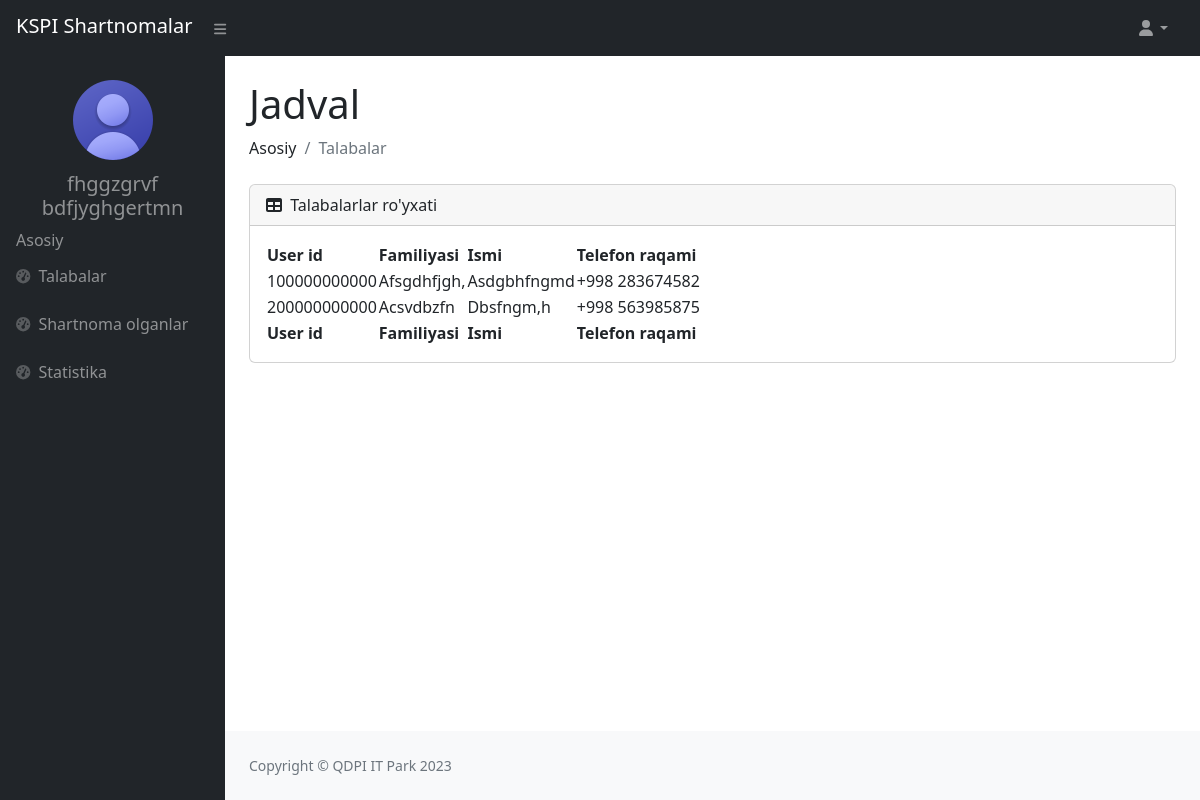
Screenshot of /dekanat_talaba/ (signed in) with the database file from the repository.
### users/models.py (models this page shows)
class User(AbstractUser):
    sharif = models.CharField(max_length=100)
    t_yil = models.CharField(max_length=100, blank=True)
    t_nomer = models.CharField(max_length=200)
    k_yil = models.CharField(max_length=200, blank=True)
    gender = models.CharField(max_length=100, blank=True)
    talim_turi = models.CharField(max_length=100, blank=True)
    fakultet = models.CharField(max_length=100, blank=True)
    yonalish = models.CharField(max_length=100, blank=True)
    kurs = models.CharField(max_length=10, blank=True)
    guruh = models.CharField(max_length=100, blank=True)
    viloyat = models.CharField(max_length=100)
    tuman = models.CharField(max_length=100)
    mfy = models.CharField(max_length=100, blank=True)
    kocha_uy = models.CharField(max_length=100)
    lavozim = models.CharField(max_length=100, blank=True)
    dekanat_fakultet = models.CharField(max_length=100, blank=True)
    dekanat_kafedra = models.CharField(max_length=100, blank=True)
    parol = models.CharField(max_length=100)

### users/views.py (the view)
# urls.py: path('dekanat_talaba/', dekanat_talaba, name='dekanat_talaba'),
@csrf_exempt
def dekanat_talaba(request):
    fakultet = request.user.dekanat_fakultet
    talaba = User.objects.filter(fakultet=fakultet)
    contex = {
        'talaba':talaba,
    }
    return render(request, 'adminlar/dekanat/talaba.html', contex)

### templates/adminlar/dekanat/talaba.html (shortened to what this page needs)
{% load static %}
<!DOCTYPE html>
<html lang="en">
<head>
    <link href="https://cdn.jsdelivr.net/npm/simple-datatables@7.1.2/dist/style.min.css" rel="stylesheet"/>
    <link rel="stylesheet" href="{% static '/superadmin/css/styles.css' %}">
</head>
<body class="sb-nav-fixed">
    {% if user.is_authenticated %}
    <nav class="sb-topnav navbar navbar-expand navbar-dark bg-dark d-flex justify-content-between">
        <div>
            <a class="navbar-brand ps-3" href="{% url 'home' %}">KSPI Shartnomalar</a>
            <button class="btn btn-link btn-sm order-1 order-lg-0 me-4 me-lg-0 mx-2" id="sidebarToggle" href="#!"><i class="fas fa-bars"></i></button>
        </div>
        <ul class="navbar-nav ms-auto ms-md-0 me-3 me-lg-4">
            <li class="nav-item dropdown">
                <a class="nav-link dropdown-toggle" id="navbarDropdown" href="#" role="button" data-bs-toggle="dropdown" aria-expanded="false"><i class="fas fa-user fa-fw"></i></a>
            </li>
        </ul>
    </nav>
    <div id="layoutSidenav">
        <div id="layoutSidenav_nav">
            <nav class="sb-sidenav accordion sb-sidenav-dark" id="sidenavAccordion">
                <div class="sb-sidenav-menu">
                    <div class="info text-center mt-3 px-2">
                        <img class="rounded-circle mx-auto d-block img-fluid" src="{% static '/superadmin/img/account.png' %}" alt="Admin picture">
                        <h5 class="mt-1">{{user.last_name}} {{user.first_name}}</h5>
                    </div>
                    <div class="nav">
                        <div class="px-3">Asosiy</div>
                        <a class="nav-link" href="{% url 'dekanat_talaba' %}">
                            <div class="sb-nav-link-icon"><i class="fas fa-tachometer-alt"></i></div>
                            Talabalar
                        </a>
                        <a class="nav-link" href="{% url 'dekanat_shartnoma_olgan' %}">
                            <div class="sb-nav-link-icon"><i class="fas fa-tachometer-alt"></i></div>
                            Shartnoma olganlar
                        </a>
                        <a class="nav-link" href="">
                            <div class="sb-nav-link-icon"><i class="fas fa-tachometer-alt"></i></div>
                            Statistika
                        </a>
                    </div>
                </div>
            </nav>
        </div>
        <div id="layoutSidenav_content">
            <main>
                <div class="container-fluid px-4">
                    <h1 class="mt-4">Jadval</h1>
                    <ol class="breadcrumb mb-4">
                        <li class="breadcrumb-item">Asosiy</li>
                        <li class="breadcrumb-item active">Talabalar</li>
                    </ol>
                    <div class="card mb-4">
                        <div class="card-header d-flex align-items-center justify-content-between">
                            <div>
                                <i class="fas fa-table me-1"></i>
                                Talabalarlar ro'yxati
                            </div>
                        </div>
                        <div class="card-body">
                            <table id="datatablesSimple">
                                <thead>
                                    <tr>
                                        <th>User id</th>
                                        <th>Familiyasi</th>
                                        <th>Ismi</th>
                                        <th>Telefon raqami</th>
                                    </tr>
                                </thead>
                                <tfoot>
                                    <tr>
                                        <th>User id</th>
                                        <th>Familiyasi</th>
                                        <th>Ismi</th>
                                        <th>Telefon raqami</th>
                                    </tr>
                                </tfoot>
                                {% for t in talaba %}
                                    <tbody>
                                        <tr>
                                            <td>{{t.username}}</td>
                                            <td>{{t.first_name}}</td>
                                            <td>{{t.last_name}}</td>
                                            <td>{{t.t_nomer}}</td>
                                        </tr>
                                    </tbody>
                                {% endfor %}
                            </table>
                        </div>
                    </div>
                </div>
            </main>
            <footer class="py-4 bg-light mt-auto">
                <div class="container-fluid px-4">
                    <div class="d-flex align-items-center justify-content-between small">
                        <div class="text-muted">Copyright &copy; QDPI IT Park 2023</div>
                    </div>
                </div>
            </footer>
        </div>
    </div>
    {% endif %}
</body>
</html>

### rows the page displays
User: last_name "fhggzgrvf", first_name "bdfjyghgertmn"
User: username "100000000000", first_name "Afsgdhfjgh,", last_name "Asdgbhfngmd", t_nomer "+998 283674582"
User: username "200000000000", first_name "Acsvdbzfn", last_name "Dbsfngm,h", t_nomer "+998 563985875"
